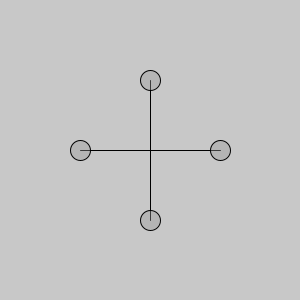
Frame 1 (no input)
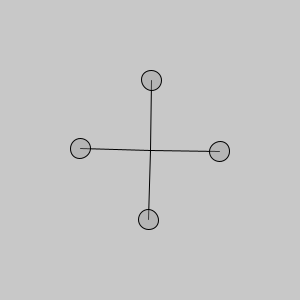
Frame 60 (the mouse pressed at the canvas centre just before this capture)
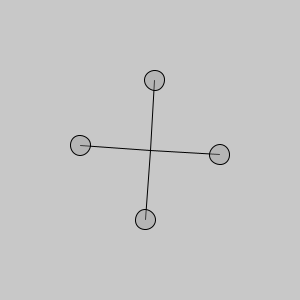
Frame 120 (the mouse held since frame 60 and released just before this capture)

The Processing sketch that drew these frames (run headless with seeded random() and noise(); from frame 60 on, the mouse is pressed at the canvas centre):

// Processing sketch: angular_momentum
// ── angular_momentum.pde
float angle = 0.0;
float velocity = 0.0;
float acceleration = 0.00001;


void setup() {
  size(300, 300);
  background(200);
}

void draw() {
  background(200);
  noStroke();
  fill(200, 8);
  rect(0, 0, width, height);

  pushMatrix();
  translate(width/2, height/2);
  rotate(angle);
  stroke(0);
  fill(150, 100);
  line(0, 0, 70, 0);
  line(0, 0, -70, 0);
  line(0, 0, 0, 70);
  line(0, 0, 0, -70);
  ellipse(0, 70, 20, 20);
  ellipse(0, -70, 20, 20);
  ellipse(70, 0, 20, 20);
  ellipse(-70, 0, 20, 20);
  popMatrix();

  angle += velocity;
  velocity += acceleration;
}
